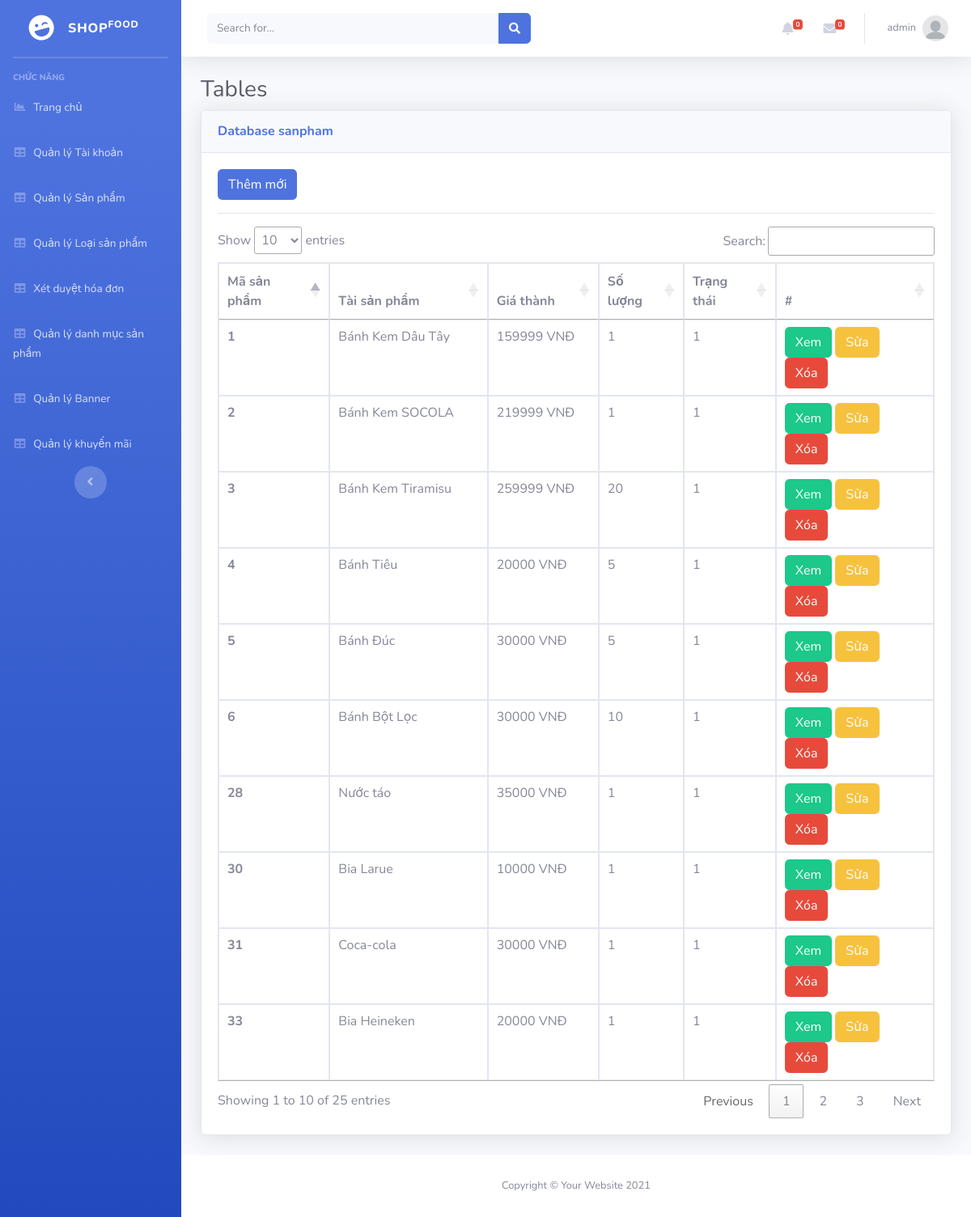
Screenshot of /Admin/index.php?mod=sanpham (signed in) with the database file from the repository.
### tables this page shows
CREATE TABLE `sanpham` (
  `MaSP` int(11) NOT NULL,
  `MaLSP` int(11) NOT NULL,
  `MaDM` int(11) NOT NULL,
  `TenSP` varchar(70) NOT NULL,
  `DonGia` int(11) NOT NULL,
  `SoLuong` int(10) UNSIGNED NOT NULL DEFAULT 1,
  `HinhAnh1` varchar(200) NOT NULL,
  `HinhAnh2` varchar(255) DEFAULT NULL,
  `HinhAnh3` varchar(255) DEFAULT NULL,
  `MaKM` int(11) NOT NULL,
  `LSP` varchar(50) DEFAULT NULL,
  `NoiSX` varchar(50) DEFAULT NULL,
  `ThuongHieu` varchar(50) DEFAULT NULL,
  `KhoiLuong` varchar(50) DEFAULT NULL,
  `SoLuongCo` varchar(50) DEFAULT NULL,
  `ThanhPhan` varchar(250) DEFAULT NULL,
  `BaoQuan` varchar(50) DEFAULT NULL,
  `CachSD` varchar(50) DEFAULT NULL,
  `SoSao` int(11) NOT NULL,
  `SoDanhGia` int(11) NOT NULL,
  `TrangThai` int(11) NOT NULL,
  `MoTa` text NOT NULL,
  `ThoiGian` datetime DEFAULT NULL
);

### Admin/MVC/controllers/SanphamController.php (called while the page is built, shortened)
<?php
class SanphamController
{
    var $sanpham_model;
    public function __construct()
    {
        $this->sanpham_model = new sanpham();
    }
    public function list()
    {
        $data = $this->sanpham_model->All();
        require_once("MVC/Views/Admin/index.php");
    }
}

### Admin/MVC/Models/connection.php (called while the page is built, shortened)
<?php
    class Connection{
        function __construct()
        {
            $severname ="localhost";
            $username ="root";
            $password ="";
            $db_name ="shopfoodvn";
            $this->conn = new mysqli($severname,$username,$password,$db_name);
        }
    }
?>

### Admin/MVC/Models/model.php (called while the page is built, shortened)
<?php
require_once("connection.php");
class Model
{
    var $table;
    var $contens;
    function __construct()
    {
        $conn_obj = new Connection();
        $this->conn = $conn_obj->conn;
    }
    function All()
    {
        $query = "select * from $this->table ORDER BY $this->contens DESC ";
        require("result.php");
        return $data;
    }
}

### Admin/MVC/Models/result.php (called while the page is built)
<?php
$result = $this->conn->query($query);
$data = array();
while ($row = $result->fetch_assoc()) {
    $data[] = $row;
}
?>

### Admin/MVC/Views/sanpham/list.php (the view, shortened to what this page needs)
<?php if (isset($_SESSION['isLogin_Admin']) && $_SESSION['isLogin_Admin'] == true) { ?>
<a href="?mod=sanpham&act=add" type="button" class="btn btn-primary">Thêm mới</a>
<?php } ?>
<hr>
<table class="table table-bordered" id="dataTable" width="100%" cellspacing="0">
  <thead>
    <tr>
      <th scope="col">Mã sản phẩm</th>
      <th scope="col">Tài sản phẩm</th>
      <th scope="col">Giá thành</th>
      <th scope="col">Số lượng</th>
      <th scope="col">Trạng thái</th>
      <th>#</th>
    </tr>
  </thead>
  <tbody>
    <?php foreach ($data as $row) { ?>
      <tr>
        <th scope="row"><?= $row['MaSP'] ?></th>
        <td><?= $row['TenSP'] ?></td>
        <td><?= $row['DonGia'] ?> VNĐ</td>
        <td><?= $row['SoLuong'] ?></td>
        <td><?= $row['TrangThai'] ?></td>
        <td>
          <a href="../index.php?act=detail&id=<?= $row['MaSP'] ?>" type="button" class="btn btn-success" target="_blank">Xem</a>
          <?php if (isset($_SESSION['isLogin_Admin']) && $_SESSION['isLogin_Admin'] == true) { ?>
          <a href="?mod=sanpham&act=edit&id=<?= $row['MaSP'] ?>" type="button" class="btn btn-warning">Sửa</a>
          <a href="?mod=sanpham&act=delete&id=<?= $row['MaSP'] ?>" onclick="return confirm('Bạn có thật sự muốn xóa ?');" type="button" class="btn btn-danger">Xóa</a>
          <?php } ?>
        </td>
      </tr>
    <?php } ?>
  </tbody>
</table>

### rows the page displays
sanpham: MaSP "33", TenSP "Bia Heineken", DonGia "20000", SoLuong "1", TrangThai "1"
sanpham: MaSP "31", TenSP "Coca-cola", DonGia "30000", SoLuong "1", TrangThai "1"
sanpham: MaSP "30", TenSP "Bia Larue", DonGia "10000", SoLuong "1", TrangThai "1"
sanpham: MaSP "28", TenSP "Nước táo", DonGia "35000", SoLuong "1", TrangThai "1"
sanpham: MaSP "6", TenSP "Bánh Bột Lọc", DonGia "30000", SoLuong "10", TrangThai "1"
sanpham: MaSP "5", TenSP "Bánh Đúc", DonGia "30000", SoLuong "5", TrangThai "1"
sanpham: MaSP "4", TenSP "Bánh Tiêu", DonGia "20000", SoLuong "5", TrangThai "1"
sanpham: MaSP "3", TenSP "Bánh Kem Tiramisu", DonGia "259999", SoLuong "20", TrangThai "1"
sanpham: MaSP "2", TenSP "Bánh Kem SOCOLA", DonGia "219999", SoLuong "1", TrangThai "1"
sanpham: MaSP "1", TenSP "Bánh Kem Dâu Tây", DonGia "159999", SoLuong "1", TrangThai "1"

### other values shown
$_SESSION['login']['TaiKhoan'] "admin"
$mod "sanpham"
